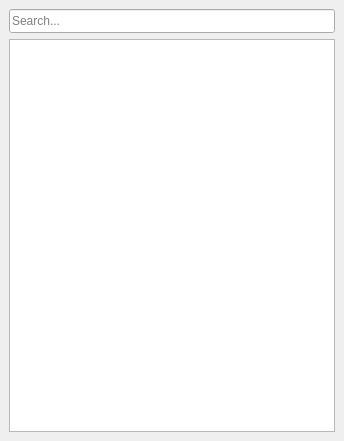
<?xml version="1.0" encoding="UTF-8"?>
<ui version="4.0">
 <class>ezResourceBrowserWindow</class>
 <widget class="QMainWindow" name="ezResourceBrowserWindow">
  <property name="geometry">
   <rect>
    <x>0</x>
    <y>0</y>
    <width>344</width>
    <height>441</height>
   </rect>
  </property>
  <property name="windowTitle">
   <string>|| Ez Resource Browser</string>
  </property>
  <widget class="QWidget" name="centralwidget">
   <layout class="QVBoxLayout" name="verticalLayout">
    <item>
     <widget class="QLineEdit" name="searchLineEdit">
      <property name="minimumSize">
       <size>
        <width>0</width>
        <height>24</height>
       </size>
      </property>
      <property name="maximumSize">
       <size>
        <width>16777215</width>
        <height>24</height>
       </size>
      </property>
      <property name="placeholderText">
       <string>Search...</string>
      </property>
     </widget>
    </item>
    <item>
     <widget class="QTableView" name="resourceTableView">
      <property name="contextMenuPolicy">
       <enum>Qt::CustomContextMenu</enum>
      </property>
      <property name="styleSheet">
       <string notr="true">QTreeView::item { height = 24 };</string>
      </property>
      <property name="horizontalScrollBarPolicy">
       <enum>Qt::ScrollBarAlwaysOff</enum>
      </property>
      <property name="editTriggers">
       <set>QAbstractItemView::NoEditTriggers</set>
      </property>
      <property name="alternatingRowColors">
       <bool>true</bool>
      </property>
      <property name="selectionMode">
       <enum>QAbstractItemView::SingleSelection</enum>
      </property>
      <property name="selectionBehavior">
       <enum>QAbstractItemView::SelectRows</enum>
      </property>
      <property name="wordWrap">
       <bool>false</bool>
      </property>
      <attribute name="horizontalHeaderVisible">
       <bool>false</bool>
      </attribute>
      <attribute name="horizontalHeaderStretchLastSection">
       <bool>true</bool>
      </attribute>
      <attribute name="verticalHeaderVisible">
       <bool>false</bool>
      </attribute>
      <attribute name="verticalHeaderStretchLastSection">
       <bool>false</bool>
      </attribute>
     </widget>
    </item>
   </layout>
  </widget>
 </widget>
 <resources/>
 <connections/>
</ui>
